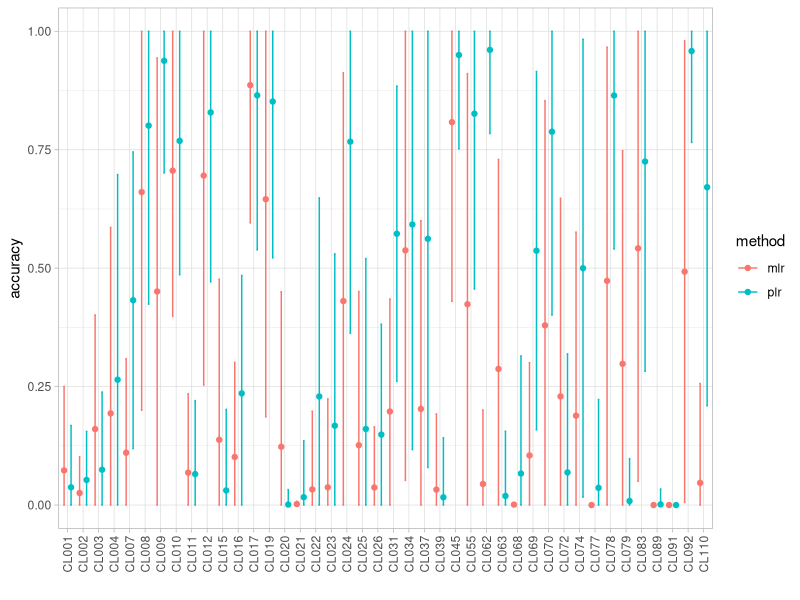

This chart was generated by the following R code:
# Title: Plot Figure 6
# 
# Description:
#
# Requirement:
#   Packages: ggplot, dplyr
#


library(ggplot2)
library(dplyr)

dt <- read.csv("./results/case_seq_acc.csv")



## ******* Create errorbar *******
## *******************************
dt %>% 
  group_by(cluster, method) %>% 
  summarise(mean = mean(accuracy), sd = sd(accuracy)) %>%
  ungroup() %>%
  ggplot() +
  geom_errorbar(aes(x = cluster, ymin = ifelse(mean-sd<0,0,mean-sd), ymax = ifelse(mean+sd>1, 1, mean+sd), col = method), width = .2, position = position_dodge(.9)) +
  geom_point(aes(x = cluster, y = mean, col = method), position = position_dodge(.9)) +
  theme_light() +
  theme(axis.text.x = element_text(angle = 90, vjust = .5, hjust = )) +
  labs(x = "", y = "accuracy")
